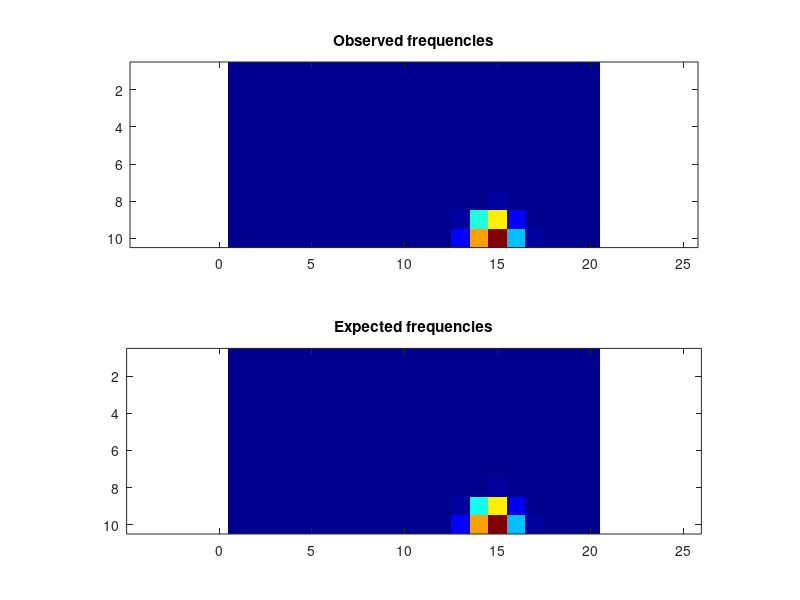

This figure's MATLAB source:
obsFrequencies = [ 0, 0, 0, 0, 0, 0, 0, 0, 0, 0, 0, 0, 0, 0, 0, 0, 0, 0, 0, 0; 0, 0, 0, 0, 0, 0, 0, 0, 0, 0, 0, 0, 0, 0, 0, 0, 0, 0, 0, 0; 0, 0, 0, 0, 0, 0, 0, 0, 0, 0, 0, 0, 0, 0, 0, 0, 0, 0, 0, 0; 0, 0, 0, 0, 0, 0, 0, 0, 0, 0, 0, 0, 0, 0, 0, 0, 0, 0, 0, 0; 0, 0, 0, 0, 0, 0, 0, 0, 0, 0, 0, 0, 0, 0, 0, 0, 0, 0, 0, 0; 0, 0, 0, 0, 0, 0, 0, 0, 0, 0, 0, 0, 0, 0, 0, 0, 0, 0, 0, 0; 0, 0, 0, 0, 0, 0, 0, 0, 0, 0, 0, 0, 0, 7, 6, 1, 0, 0, 0, 0; 0, 0, 0, 0, 0, 0, 0, 0, 0, 0, 0, 0, 44, 2372, 4664, 356, 1, 0, 0, 0; 0, 0, 0, 0, 0, 0, 0, 0, 0, 0, 0, 65, 7442, 116762, 189277, 32538, 639, 1, 0, 0; 2, 1, 0, 0, 0, 0, 2, 4, 3, 10, 117, 2090, 34846, 212764, 297409, 90468, 7695, 379, 31, 4 ];
expFrequencies = [ 0, 0, 0, 0, 0, 0, 0, 0, 0, 0, 0, 0, 0, 0, 0, 0, 0, 0, 0, 0; 0, 0, 0, 0, 0, 0, 0, 0, 0, 0, 0, 0, 0, 0, 0, 0, 0, 0, 0, 0; 0, 0, 0, 0, 0, 0, 0, 0, 0, 0, 0, 0, 0, 0, 0, 0, 0, 0, 0, 0; 0, 0, 0, 0, 0, 0, 0, 0, 0, 0, 0, 0, 0, 0, 0, 0, 0, 0, 0, 0; 0, 0, 0, 0, 0, 0, 0, 0, 0, 0, 6.44477e-41, 3.88789e-25, 2.24316e-14, 2.36822e-09, 9.93123e-09, 1.6968e-11, 9.55401e-20, 1.71091e-33, 0, 0; 0, 0, 0, 0, 0, 0, 0, 0, 0, 7.99244e-37, 1.60268e-24, 1.9651e-14, 1.85937e-07, 0.00055948, 0.00171477, 1.64616e-05, 5.77741e-11, 8.84273e-20, 3.00601e-31, 0; 8.61357e-36, 0, 0, 0, 0, 0, 0, 1.86997e-39, 6.88866e-31, 3.94783e-22, 4.98056e-14, 2.49265e-07, 0.0138871, 4.17371, 10.0969, 0.324784, 5.43586e-05, 6.82368e-11, 1.83656e-18, 4.92118e-27; 6.23247e-21, 3.99793e-26, 2.61713e-30, 5.85898e-33, 1.7417e-33, 1.09508e-31, 4.15679e-28, 2.73012e-23, 9.08776e-18, 4.2751e-12, 8.36912e-07, 0.0238568, 41.1253, 2370.72, 4688.4, 375.258, 0.916389, 9.90402e-05, 1.04379e-09, 2.82341e-15; 5.69494e-10, 6.2142e-13, 2.81706e-15, 1.04885e-16, 5.62657e-17, 4.97157e-16, 4.73605e-14, 2.54172e-11, 3.78803e-08, 7.68102e-05, 0.110555, 62.0966, 7492.96, 116002, 189469, 32581.7, 630.999, 2.04531, 0.00198997, 1.05761e-06; 1.72052, 0.858659, 0.546756, 0.427414, 0.413292, 0.488466, 0.677232, 1.22567, 3.03749, 10.3908, 115.103, 2099.43, 34947.4, 212469, 297942, 90542, 7704.21, 389.634, 27.671, 5.10959 ];
colormap(jet);
clf; subplot(2,1,1);
imagesc(obsFrequencies);
title('Observed frequencies');
axis equal;
subplot(2,1,2);
imagesc(expFrequencies);
axis equal;
title('Expected frequencies');
